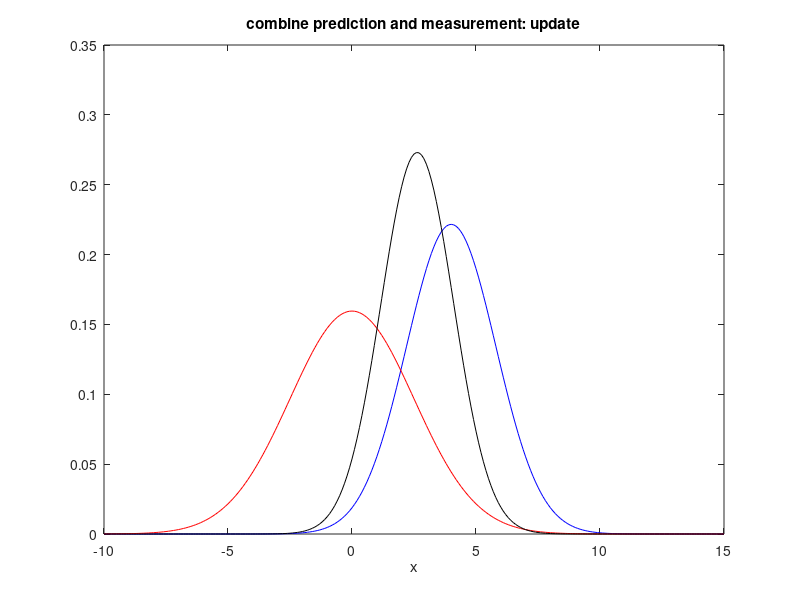

This chart was generated by the following MATLAB code:
%Combining prediction and measurement
%
xiv=0.1;
x=-10:xiv:15; 

%prediction pdf
pmu=4; psig=1.8; 
ppdf=normpdf(x,pmu,psig);
%measurement pdf
mmu=0; msig=2.5; 
mpdf=normpdf(x,mmu,msig);

%combine pdfs
cpdf=ppdf.*mpdf;

%area=1
KA=1/(sum(cpdf)*xiv);
cpdf=KA*cpdf;

figure(1)
plot(x,ppdf,'b'); hold on;
plot(x,mpdf,'r');
plot(x,cpdf,'k');
title('combine prediction and measurement: update');
xlabel('x');
